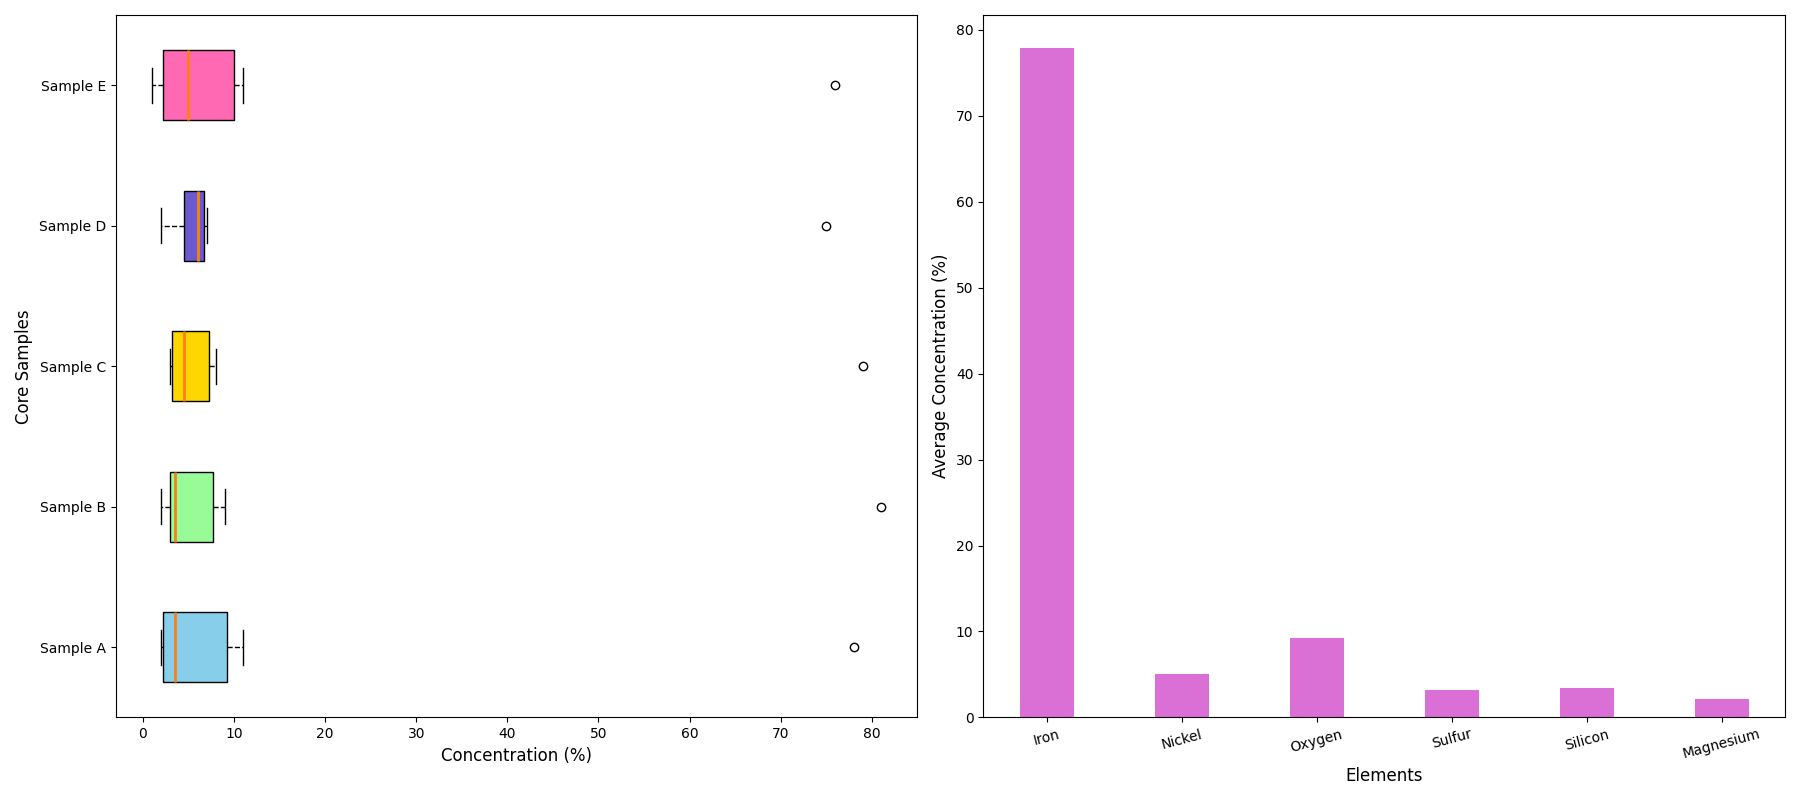

Python code for this plot:
import matplotlib.pyplot as plt
import numpy as np

elements = ['Iron', 'Nickel', 'Oxygen', 'Sulfur', 'Silicon', 'Magnesium']
core_sample_A = [78, 3, 11, 2, 4, 2]
core_sample_B = [81, 4, 9, 3, 3, 2]
core_sample_C = [79, 5, 8, 4, 3, 3]
core_sample_D = [75, 6, 7, 4, 6, 2]
core_sample_E = [76, 7, 11, 3, 1, 2]

data = [core_sample_A, core_sample_B, core_sample_C, core_sample_D, core_sample_E]
average_concentration = np.mean(data, axis=0)

fig, (ax1, ax2) = plt.subplots(1, 2, figsize=(18, 8))

# Horizontal Box Plot on the left
bp = ax1.boxplot(data, patch_artist=True, notch=False, widths=0.5,
                 vert=False,
                 boxprops=dict(facecolor='#8FBC8B'),
                 whiskerprops=dict(linestyle='--'),
                 capprops=dict(),
                 medianprops=dict(linewidth=2))

new_colors = ['#87CEEB', '#98FB98', '#FFD700', '#6A5ACD', '#FF69B4']
for patch, color in zip(bp['boxes'], new_colors):
    patch.set(facecolor=color)

ax1.set_xlabel("Concentration (%)", fontsize=12)
ax1.set_ylabel("Core Samples", fontsize=12)
ax1.set_yticklabels(["Sample A", "Sample B", "Sample C", "Sample D", "Sample E"], fontsize=10, rotation=0)

# Bar Plot on the right
x = np.arange(len(elements))
width = 0.4

ax2.bar(x, average_concentration, width, color='#DA70D6')

ax2.set_ylabel("Average Concentration (%)", fontsize=12)
ax2.set_xlabel("Elements", fontsize=12)
ax2.set_xticks(x)
ax2.set_xticklabels(elements, fontsize=10, rotation=15)

plt.tight_layout()
plt.show()
